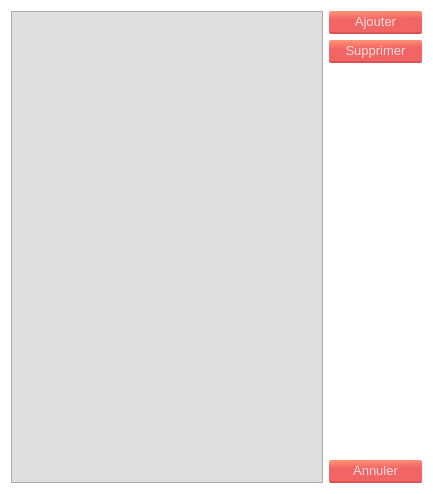
<?xml version="1.0" encoding="UTF-8"?>
<ui version="4.0">
 <class>Form</class>
 <widget class="QWidget" name="Form">
  <property name="geometry">
   <rect>
    <x>0</x>
    <y>0</y>
    <width>433</width>
    <height>494</height>
   </rect>
  </property>
  <property name="windowTitle">
   <string>Liste des departements</string>
  </property>
  <property name="windowIcon">
   <iconset resource="resources.qrc">
    <normaloff>:/icon/icon1.png</normaloff>:/icon/icon1.png</iconset>
  </property>
  <property name="styleSheet">
   <string notr="true">*{
	font: 10pt;
}
#Form{
	
	background-color: rgb(255, 255, 255);
	font: 10pt;
}

.QPushButton{
	border-radius: 2;
	background-color: qlineargradient(spread:pad, x1:0.548, y1:1, x2:0.469455, y2:0, stop:0.627119 rgba(242, 101, 101, 255), stop:1 rgba(255, 146, 117, 255));
	border-bottom: 2px solid;
	border-bottom-color:rgb(221, 83, 83);
	padding: 3px 16px;
	color:rgb(255, 221, 221);	
	font: 10pt;
}
.QPushButton:pressed{
	background-color: rgb(220, 91, 91);
	border-bottom-color: rgb(194, 73, 73);
}

.QLineEdit{
	border-radius: 2;
	border-bottom: 2px solid rgb(166, 166, 166);
	font: 10pt;
	padding: 3px 6px;
	
	background-color:rgb(222, 222, 222);
}

.QComboBox{
	border-radius: 2;
	background-color:rgb(222, 222, 222);
	border: none;
	padding: 3px 6px;
	border-bottom: 2px solid rgb(166, 166, 166);
}
.QComboBox::drop-down{
	 subcontrol-origin: padding;
    subcontrol-position: top right;
	
	border-left-width: 1px;
    border-left-color: darkgray;
    border-left-style: solid;
}
QComboBox:!editable:on, QComboBox::drop-down:editable:on {
    background: qlineargradient(x1: 0, y1: 0, x2: 0, y2: 1,
                                stop: 0 #D3D3D3, stop: 0.4 #D8D8D8,
                                stop: 0.5 #DDDDDD, stop: 1.0 #E1E1E1);
}
QTableWidget{
	background-color:rgb(222, 222, 222);
}</string>
  </property>
  <layout class="QGridLayout" name="gridLayout">
   <item row="1" column="2">
    <widget class="QPushButton" name="supprimer_button">
     <property name="maximumSize">
      <size>
       <width>100</width>
       <height>16777215</height>
      </size>
     </property>
     <property name="text">
      <string>Supprimer</string>
     </property>
    </widget>
   </item>
   <item row="2" column="2">
    <spacer name="verticalSpacer">
     <property name="orientation">
      <enum>Qt::Vertical</enum>
     </property>
     <property name="sizeHint" stdset="0">
      <size>
       <width>20</width>
       <height>383</height>
      </size>
     </property>
    </spacer>
   </item>
   <item row="0" column="2">
    <widget class="QPushButton" name="ajouter_button">
     <property name="maximumSize">
      <size>
       <width>100</width>
       <height>16777215</height>
      </size>
     </property>
     <property name="text">
      <string>Ajouter</string>
     </property>
    </widget>
   </item>
   <item row="3" column="2">
    <widget class="QPushButton" name="annuler">
     <property name="maximumSize">
      <size>
       <width>100</width>
       <height>16777215</height>
      </size>
     </property>
     <property name="text">
      <string>Annuler</string>
     </property>
    </widget>
   </item>
   <item row="0" column="0" rowspan="4">
    <widget class="QTableWidget" name="tableWidget">
     <property name="sizeAdjustPolicy">
      <enum>QAbstractScrollArea::AdjustToContents</enum>
     </property>
     <property name="editTriggers">
      <set>QAbstractItemView::NoEditTriggers</set>
     </property>
     <property name="selectionMode">
      <enum>QAbstractItemView::MultiSelection</enum>
     </property>
     <property name="selectionBehavior">
      <enum>QAbstractItemView::SelectRows</enum>
     </property>
     <attribute name="horizontalHeaderDefaultSectionSize">
      <number>200</number>
     </attribute>
     <attribute name="verticalHeaderVisible">
      <bool>true</bool>
     </attribute>
    </widget>
   </item>
  </layout>
 </widget>
 <resources>
  <include location="resources.qrc"/>
 </resources>
 <connections>
  <connection>
   <sender>annuler</sender>
   <signal>clicked()</signal>
   <receiver>Form</receiver>
   <slot>close()</slot>
   <hints>
    <hint type="sourcelabel">
     <x>546</x>
     <y>428</y>
    </hint>
    <hint type="destinationlabel">
     <x>503</x>
     <y>0</y>
    </hint>
   </hints>
  </connection>
 </connections>
</ui>
